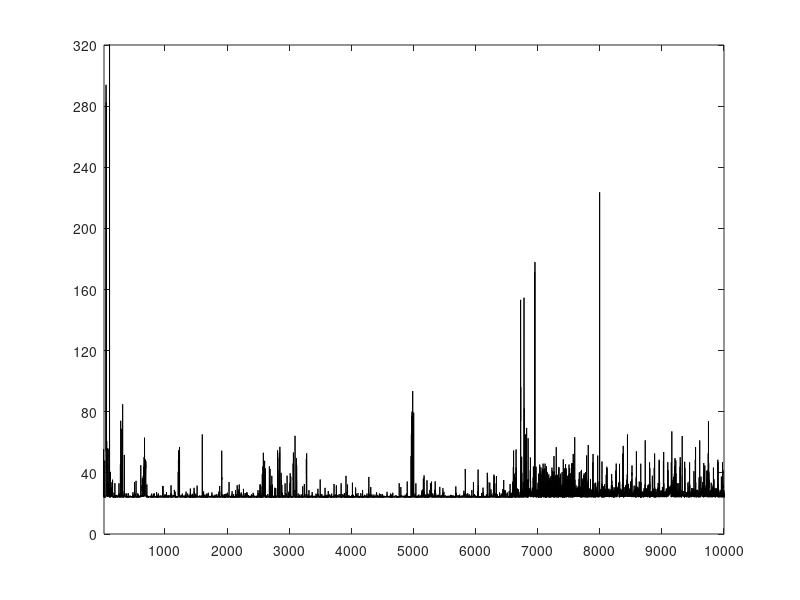

The MATLAB script that drew this image:
%% Session 1
fileID = fopen('g3s1.txt','r');
formatSpec = '%f';
A = fscanf(fileID,formatSpec);
plot(A,'Color','black');
set(gca,'XTick',[0:1000:10000])
set(gca,'YTick',[0:40:320]) 
ylim([0 320])
xlim([20 10000])
fclose(fileID);
%% Session 2

